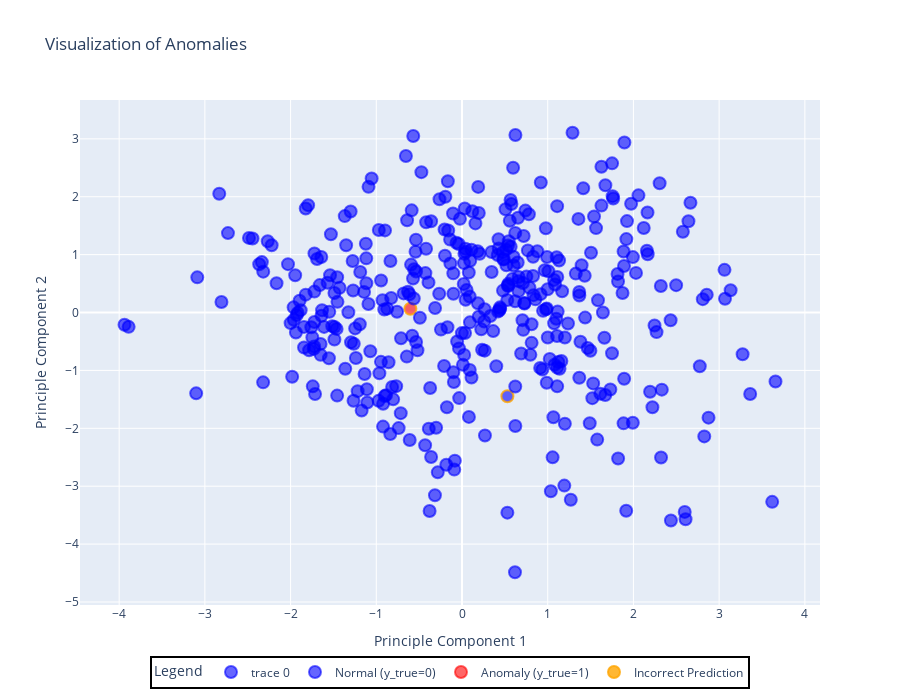

Here is the notebook cell this chart was saved with:
### Code cell
visualizer = DataVisualization(data=X_test, plot_technique='plot_anomaly', dim_reduction_technique='PCA', y_true=y_true, y_pred=y_pred,subset_size_percent=0.2)
visualizer.fit()
visualizer.show()

### Figure 1 — Plotly figure (JSON) as saved in the notebook; plotly's stock layout.template omitted (floating-point values rounded to 4 significant figures; data arrays with more than 128 entries replaced by an {"elided": "..."} marker saying what was removed)
{"data": [{"hoverinfo": "text", "marker": {"color": {"elided": "400 str values"}, "line": {"color": {"elided": "400 str values"}, "width": 2}, "size": 12}, "mode": "markers", "text": {"elided": "400 str values"}, "type": "scatter", "x": {"elided": "400 float values"}, "y": {"elided": "400 float values"}}, {"marker": {"color": "rgba(0, 0, 255, 0.6)", "line": {"color": "rgba(0, 0, 255, 0.6)", "width": 2}, "size": 12}, "mode": "markers", "name": "Normal (y_true=0)", "showlegend": true, "type": "scatter", "x": [null], "y": [null]}, {"marker": {"color": "rgba(255, 0, 0, 0.6)", "line": {"color": "rgba(255, 0, 0, 0.6)", "width": 2}, "size": 12}, "mode": "markers", "name": "Anomaly (y_true=1)", "showlegend": true, "type": "scatter", "x": [null], "y": [null]}, {"marker": {"color": "rgba(255, 165, 0, 0.8)", "line": {"color": "rgba(255, 165, 0, 0.8)", "width": 2}, "size": 12}, "mode": "markers", "name": "Incorrect Prediction", "showlegend": true, "type": "scatter", "x": [null], "y": [null]}], "layout": {"height": 700, "legend": {"bordercolor": "Black", "borderwidth": 2, "font": {"size": 12}, "itemsizing": "constant", "orientation": "h", "title": {"text": "Legend"}, "x": 0.5, "xanchor": "center"}, "showlegend": true, "title": {"text": "Visualization of Anomalies"}, "width": 900, "xaxis": {"title": {"text": "Principle Component 1"}}, "yaxis": {"title": {"text": "Principle Component 2"}}}}
